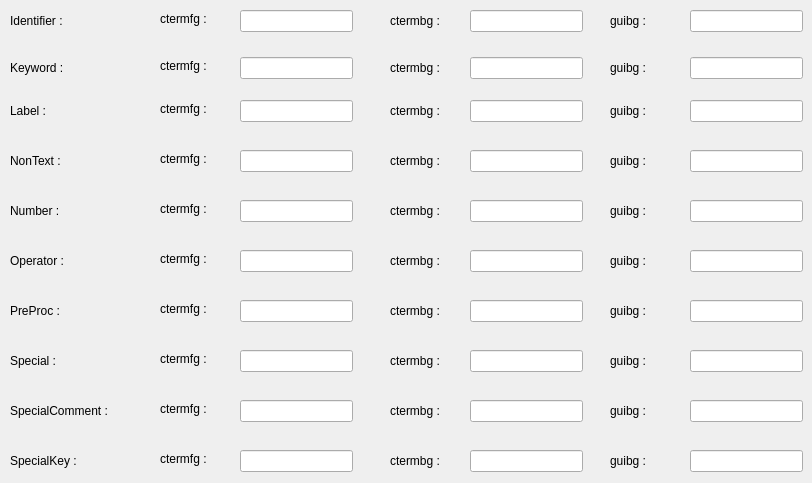
      <widget class="QWidget" name="tab_4">
       <attribute name="title">
        <string>Options Tab 4</string>
       </attribute>
       <widget class="QLineEdit" name="lineEdit_127">
        <property name="geometry">
         <rect>
          <x>240</x>
          <y>10</y>
          <width>113</width>
          <height>22</height>
         </rect>
        </property>
        <property name="styleSheet">
         <string notr="true"/>
        </property>
       </widget>
       <widget class="QLabel" name="label_169">
        <property name="geometry">
         <rect>
          <x>160</x>
          <y>3</y>
          <width>71</width>
          <height>31</height>
         </rect>
        </property>
        <property name="text">
         <string>ctermfg :</string>
        </property>
       </widget>
       <widget class="QLineEdit" name="lineEdit_128">
        <property name="geometry">
         <rect>
          <x>690</x>
          <y>10</y>
          <width>113</width>
          <height>22</height>
         </rect>
        </property>
       </widget>
       <widget class="QLabel" name="label_170">
        <property name="geometry">
         <rect>
          <x>390</x>
          <y>10</y>
          <width>71</width>
          <height>21</height>
         </rect>
        </property>
        <property name="text">
         <string>ctermbg :</string>
        </property>
       </widget>
       <widget class="QLineEdit" name="lineEdit_129">
        <property name="geometry">
         <rect>
          <x>470</x>
          <y>10</y>
          <width>113</width>
          <height>22</height>
         </rect>
        </property>
       </widget>
       <widget class="QLabel" name="label_171">
        <property name="geometry">
         <rect>
          <x>10</x>
          <y>10</y>
          <width>81</width>
          <height>21</height>
         </rect>
        </property>
        <property name="text">
         <string>Identifier :</string>
        </property>
       </widget>
       <widget class="QLabel" name="label_172">
        <property name="geometry">
         <rect>
          <x>610</x>
          <y>10</y>
          <width>59</width>
          <height>21</height>
         </rect>
        </property>
        <property name="text">
         <string>guibg :</string>
        </property>
       </widget>
       <widget class="QLabel" name="label_173">
        <property name="geometry">
         <rect>
          <x>390</x>
          <y>57</y>
          <width>71</width>
          <height>21</height>
         </rect>
        </property>
        <property name="text">
         <string>ctermbg :</string>
        </property>
       </widget>
       <widget class="QLineEdit" name="lineEdit_130">
        <property name="geometry">
         <rect>
          <x>470</x>
          <y>57</y>
          <width>113</width>
          <height>22</height>
         </rect>
        </property>
       </widget>
       <widget class="QLabel" name="label_174">
        <property name="geometry">
         <rect>
          <x>610</x>
          <y>57</y>
          <width>59</width>
          <height>21</height>
         </rect>
        </property>
        <property name="text">
         <string>guibg :</string>
        </property>
       </widget>
       <widget class="QLineEdit" name="lineEdit_131">
        <property name="geometry">
         <rect>
          <x>690</x>
          <y>57</y>
          <width>113</width>
          <height>22</height>
         </rect>
        </property>
       </widget>
       <widget class="QLineEdit" name="lineEdit_132">
        <property name="geometry">
         <rect>
          <x>240</x>
          <y>57</y>
          <width>113</width>
          <height>22</height>
         </rect>
        </property>
        <property name="styleSheet">
         <string notr="true"/>
        </property>
       </widget>
       <widget class="QLabel" name="label_175">
        <property name="geometry">
         <rect>
          <x>10</x>
          <y>57</y>
          <width>81</width>
          <height>21</height>
         </rect>
        </property>
        <property name="text">
         <string>Keyword :</string>
        </property>
       </widget>
       <widget class="QLabel" name="label_176">
        <property name="geometry">
         <rect>
          <x>160</x>
          <y>50</y>
          <width>71</width>
          <height>31</height>
         </rect>
        </property>
        <property name="text">
         <string>ctermfg :</string>
        </property>
       </widget>
       <widget class="QLineEdit" name="lineEdit_133">
        <property name="geometry">
         <rect>
          <x>690</x>
          <y>100</y>
          <width>113</width>
          <height>22</height>
         </rect>
        </property>
       </widget>
       <widget class="QLabel" name="label_177">
        <property name="geometry">
         <rect>
          <x>390</x>
          <y>100</y>
          <width>71</width>
          <height>21</height>
         </rect>
        </property>
        <property name="text">
         <string>ctermbg :</string>
        </property>
       </widget>
       <widget class="QLabel" name="label_178">
        <property name="geometry">
         <rect>
          <x>10</x>
          <y>100</y>
          <width>81</width>
          <height>21</height>
         </rect>
        </property>
        <property name="text">
         <string>Label :</string>
        </property>
       </widget>
       <widget class="QLineEdit" name="lineEdit_134">
        <property name="geometry">
         <rect>
          <x>470</x>
          <y>100</y>
          <width>113</width>
          <height>22</height>
         </rect>
        </property>
       </widget>
       <widget class="QLabel" name="label_179">
        <property name="geometry">
         <rect>
          <x>160</x>
          <y>93</y>
          <width>71</width>
          <height>31</height>
         </rect>
        </property>
        <property name="text">
         <string>ctermfg :</string>
        </property>
       </widget>
       <widget class="QLabel" name="label_180">
        <property name="geometry">
         <rect>
          <x>610</x>
          <y>100</y>
          <width>59</width>
          <height>21</height>
         </rect>
        </property>
        <property name="text">
         <string>guibg :</string>
        </property>
       </widget>
       <widget class="QLineEdit" name="lineEdit_135">
        <property name="geometry">
         <rect>
          <x>240</x>
          <y>100</y>
          <width>113</width>
          <height>22</height>
         </rect>
        </property>
        <property name="styleSheet">
         <string notr="true"/>
        </property>
       </widget>
       <widget class="QLabel" name="label_181">
        <property name="geometry">
         <rect>
          <x>10</x>
          <y>150</y>
          <width>81</width>
          <height>21</height>
         </rect>
        </property>
        <property name="text">
         <string>NonText :</string>
        </property>
       </widget>
       <widget class="QLineEdit" name="lineEdit_136">
        <property name="geometry">
         <rect>
          <x>240</x>
          <y>150</y>
          <width>113</width>
          <height>22</height>
         </rect>
        </property>
        <property name="styleSheet">
         <string notr="true"/>
        </property>
       </widget>
       <widget class="QLabel" name="label_182">
        <property name="geometry">
         <rect>
          <x>390</x>
          <y>150</y>
          <width>71</width>
          <height>21</height>
         </rect>
        </property>
        <property name="text">
         <string>ctermbg :</string>
        </property>
       </widget>
       <widget class="QLabel" name="label_183">
        <property name="geometry">
         <rect>
          <x>610</x>
          <y>150</y>
          <width>59</width>
          <height>21</height>
         </rect>
        </property>
        <property name="text">
         <string>guibg :</string>
        </property>
       </widget>
       <widget class="QLabel" name="label_184">
        <property name="geometry">
         <rect>
          <x>160</x>
          <y>143</y>
          <width>71</width>
          <height>31</height>
         </rect>
        </property>
        <property name="text">
         <string>ctermfg :</string>
        </property>
       </widget>
       <widget class="QLineEdit" name="lineEdit_137">
        <property name="geometry">
         <rect>
          <x>470</x>
          <y>150</y>
          <width>113</width>
          <height>22</height>
         </rect>
        </property>
       </widget>
       <widget class="QLineEdit" name="lineEdit_138">
        <property name="geometry">
         <rect>
          <x>690</x>
          <y>150</y>
          <width>113</width>
          <height>22</height>
         </rect>
        </property>
       </widget>
       <widget class="QLabel" name="label_185">
        <property name="geometry">
         <rect>
          <x>390</x>
          <y>200</y>
          <width>71</width>
          <height>21</height>
         </rect>
        </property>
        <property name="text">
         <string>ctermbg :</string>
        </property>
       </widget>
       <widget class="QLineEdit" name="lineEdit_139">
        <property name="geometry">
         <rect>
          <x>240</x>
          <y>200</y>
          <width>113</width>
          <height>22</height>
         </rect>
        </property>
        <property name="styleSheet">
         <string notr="true"/>
        </property>
       </widget>
       <widget class="QLabel" name="label_186">
        <property name="geometry">
         <rect>
          <x>610</x>
          <y>200</y>
          <width>59</width>
          <height>21</height>
         </rect>
        </property>
        <property name="text">
         <string>guibg :</string>
        </property>
       </widget>
       <widget class="QLabel" name="label_187">
        <property name="geometry">
         <rect>
          <x>160</x>
          <y>193</y>
          <width>71</width>
          <height>31</height>
         </rect>
        </property>
        <property name="text">
         <string>ctermfg :</string>
        </property>
       </widget>
       <widget class="QLineEdit" name="lineEdit_140">
        <property name="geometry">
         <rect>
          <x>690</x>
          <y>200</y>
          <width>113</width>
          <height>22</height>
         </rect>
        </property>
       </widget>
       <widget class="QLabel" name="label_188">
        <property name="geometry">
         <rect>
          <x>10</x>
          <y>200</y>
          <width>81</width>
          <height>21</height>
         </rect>
        </property>
        <property name="text">
         <string>Number :</string>
        </property>
       </widget>
       <widget class="QLineEdit" name="lineEdit_141">
        <property name="geometry">
         <rect>
          <x>470</x>
          <y>200</y>
          <width>113</width>
          <height>22</height>
         </rect>
        </property>
       </widget>
       <widget class="QLabel" name="label_189">
        <property name="geometry">
         <rect>
          <x>390</x>
          <y>250</y>
          <width>71</width>
          <height>21</height>
         </rect>
        </property>
        <property name="text">
         <string>ctermbg :</string>
        </property>
       </widget>
       <widget class="QLineEdit" name="lineEdit_142">
        <property name="geometry">
         <rect>
          <x>240</x>
          <y>250</y>
          <width>113</width>
          <height>22</height>
         </rect>
        </property>
        <property name="styleSheet">
         <string notr="true"/>
        </property>
       </widget>
       <widget class="QLabel" name="label_190">
        <property name="geometry">
         <rect>
          <x>610</x>
          <y>250</y>
          <width>59</width>
          <height>21</height>
         </rect>
        </property>
        <property name="text">
         <string>guibg :</string>
        </property>
       </widget>
       <widget class="QLabel" name="label_191">
        <property name="geometry">
         <rect>
          <x>160</x>
          <y>243</y>
          <width>71</width>
          <height>31</height>
         </rect>
        </property>
        <property name="text">
         <string>ctermfg :</string>
        </property>
       </widget>
       <widget class="QLineEdit" name="lineEdit_143">
        <property name="geometry">
         <rect>
          <x>690</x>
          <y>250</y>
          <width>113</width>
          <height>22</height>
         </rect>
        </property>
       </widget>
       <widget class="QLabel" name="label_192">
        <property name="geometry">
         <rect>
          <x>10</x>
          <y>250</y>
          <width>81</width>
          <height>21</height>
         </rect>
        </property>
        <property name="text">
         <string>Operator :</string>
        </property>
       </widget>
       <widget class="QLineEdit" name="lineEdit_144">
        <property name="geometry">
         <rect>
          <x>470</x>
          <y>250</y>
          <width>113</width>
          <height>22</height>
         </rect>
        </property>
       </widget>
       <widget class="QLabel" name="label_193">
        <property name="geometry">
         <rect>
          <x>390</x>
          <y>300</y>
          <width>71</width>
          <height>21</height>
         </rect>
        </property>
        <property name="text">
         <string>ctermbg :</string>
        </property>
       </widget>
       <widget class="QLineEdit" name="lineEdit_145">
        <property name="geometry">
         <rect>
          <x>240</x>
          <y>300</y>
          <width>113</width>
          <height>22</height>
         </rect>
        </property>
        <property name="styleSheet">
         <string notr="true"/>
        </property>
       </widget>
       <widget class="QLabel" name="label_194">
        <property name="geometry">
         <rect>
          <x>610</x>
          <y>300</y>
          <width>59</width>
          <height>21</height>
         </rect>
        </property>
        <property name="text">
         <string>guibg :</string>
        </property>
       </widget>
       <widget class="QLabel" name="label_195">
        <property name="geometry">
         <rect>
          <x>160</x>
          <y>293</y>
          <width>71</width>
          <height>31</height>
         </rect>
        </property>
        <property name="text">
         <string>ctermfg :</string>
        </property>
       </widget>
       <widget class="QLineEdit" name="lineEdit_146">
        <property name="geometry">
         <rect>
          <x>690</x>
          <y>300</y>
          <width>113</width>
          <height>22</height>
         </rect>
        </property>
       </widget>
       <widget class="QLabel" name="label_196">
        <property name="geometry">
         <rect>
          <x>10</x>
          <y>300</y>
          <width>81</width>
          <height>21</height>
         </rect>
        </property>
        <property name="text">
         <string>PreProc :</string>
        </property>
       </widget>
       <widget class="QLineEdit" name="lineEdit_147">
        <property name="geometry">
         <rect>
          <x>470</x>
          <y>300</y>
          <width>113</width>
          <height>22</height>
         </rect>
        </property>
       </widget>
       <widget class="QLabel" name="label_197">
        <property name="geometry">
         <rect>
          <x>390</x>
          <y>350</y>
          <width>71</width>
          <height>21</height>
         </rect>
        </property>
        <property name="text">
         <string>ctermbg :</string>
        </property>
       </widget>
       <widget class="QLineEdit" name="lineEdit_148">
        <property name="geometry">
         <rect>
          <x>240</x>
          <y>350</y>
          <width>113</width>
          <height>22</height>
         </rect>
        </property>
        <property name="styleSheet">
         <string notr="true"/>
        </property>
       </widget>
       <widget class="QLabel" name="label_198">
        <property name="geometry">
         <rect>
          <x>610</x>
          <y>350</y>
          <width>59</width>
          <height>21</height>
         </rect>
        </property>
        <property name="text">
         <string>guibg :</string>
        </property>
       </widget>
       <widget class="QLabel" name="label_199">
        <property name="geometry">
         <rect>
          <x>160</x>
          <y>343</y>
          <width>71</width>
          <height>31</height>
         </rect>
        </property>
        <property name="text">
         <string>ctermfg :</string>
        </property>
       </widget>
       <widget class="QLineEdit" name="lineEdit_149">
        <property name="geometry">
         <rect>
          <x>690</x>
          <y>350</y>
          <width>113</width>
          <height>22</height>
         </rect>
        </property>
       </widget>
       <widget class="QLabel" name="label_200">
        <property name="geometry">
         <rect>
          <x>10</x>
          <y>350</y>
          <width>81</width>
          <height>21</height>
         </rect>
        </property>
        <property name="text">
         <string>Special :</string>
        </property>
       </widget>
       <widget class="QLineEdit" name="lineEdit_150">
        <property name="geometry">
         <rect>
          <x>470</x>
          <y>350</y>
          <width>113</width>
          <height>22</height>
         </rect>
        </property>
       </widget>
       <widget class="QLabel" name="label_201">
        <property name="geometry">
         <rect>
          <x>390</x>
          <y>400</y>
          <width>71</width>
          <height>21</height>
         </rect>
        </property>
        <property name="text">
         <string>ctermbg :</string>
        </property>
       </widget>
       <widget class="QLineEdit" name="lineEdit_151">
        <property name="geometry">
         <rect>
          <x>240</x>
          <y>400</y>
          <width>113</width>
          <height>22</height>
         </rect>
        </property>
        <property name="styleSheet">
         <string notr="true"/>
        </property>
       </widget>
       <widget class="QLabel" name="label_202">
        <property name="geometry">
         <rect>
          <x>610</x>
          <y>400</y>
          <width>59</width>
          <height>21</height>
         </rect>
        </property>
        <property name="text">
         <string>guibg :</string>
        </property>
       </widget>
       <widget class="QLabel" name="label_203">
        <property name="geometry">
         <rect>
          <x>160</x>
          <y>393</y>
          <width>71</width>
          <height>31</height>
         </rect>
        </property>
        <property name="text">
         <string>ctermfg :</string>
        </property>
       </widget>
       <widget class="QLineEdit" name="lineEdit_152">
        <property name="geometry">
         <rect>
          <x>690</x>
          <y>400</y>
          <width>113</width>
          <height>22</height>
         </rect>
        </property>
       </widget>
       <widget class="QLabel" name="label_204">
        <property name="geometry">
         <rect>
          <x>10</x>
          <y>400</y>
          <width>121</width>
          <height>21</height>
         </rect>
        </property>
        <property name="text">
         <string>SpecialComment :</string>
        </property>
       </widget>
       <widget class="QLineEdit" name="lineEdit_153">
        <property name="geometry">
         <rect>
          <x>470</x>
          <y>400</y>
          <width>113</width>
          <height>22</height>
         </rect>
        </property>
       </widget>
       <widget class="QLabel" name="label_205">
        <property name="geometry">
         <rect>
          <x>390</x>
          <y>450</y>
          <width>71</width>
          <height>21</height>
         </rect>
        </property>
        <property name="text">
         <string>ctermbg :</string>
        </property>
       </widget>
       <widget class="QLineEdit" name="lineEdit_154">
        <property name="geometry">
         <rect>
          <x>240</x>
          <y>450</y>
          <width>113</width>
          <height>22</height>
         </rect>
        </property>
        <property name="styleSheet">
         <string notr="true"/>
        </property>
       </widget>
       <widget class="QLabel" name="label_206">
        <property name="geometry">
         <rect>
          <x>610</x>
          <y>450</y>
          <width>59</width>
          <height>21</height>
         </rect>
        </property>
        <property name="text">
         <string>guibg :</string>
        </property>
       </widget>
       <widget class="QLabel" name="label_207">
        <property name="geometry">
         <rect>
          <x>160</x>
          <y>443</y>
          <width>71</width>
          <height>31</height>
         </rect>
        </property>
        <property name="text">
         <string>ctermfg :</string>
        </property>
       </widget>
       <widget class="QLineEdit" name="lineEdit_155">
        <property name="geometry">
         <rect>
          <x>690</x>
          <y>450</y>
          <width>113</width>
          <height>22</height>
         </rect>
        </property>
       </widget>
       <widget class="QLabel" name="label_208">
        <property name="geometry">
         <rect>
          <x>10</x>
          <y>450</y>
          <width>81</width>
          <height>21</height>
         </rect>
        </property>
        <property name="text">
         <string>SpecialKey :</string>
        </property>
       </widget>
       <widget class="QLineEdit" name="lineEdit_156">
        <property name="geometry">
         <rect>
          <x>470</x>
          <y>450</y>
          <width>113</width>
          <height>22</height>
         </rect>
        </property>
       </widget>
      </widget>
